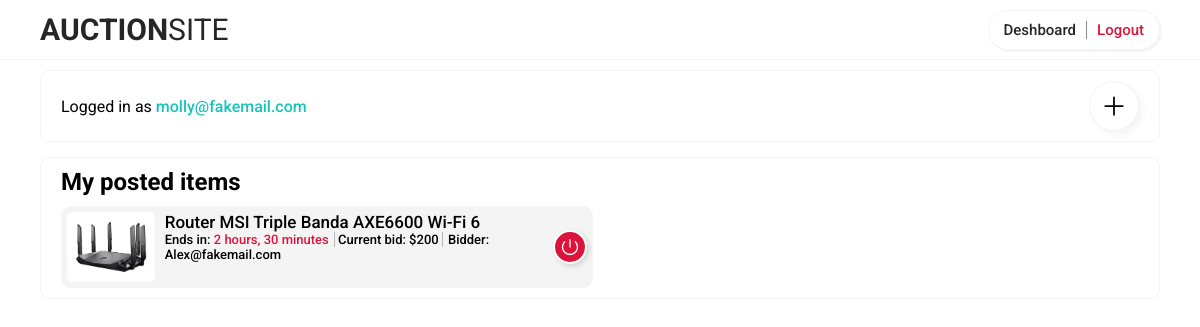
/user/deshboard/1 (signed in), run on the app's committed database.
### user/models.py (models this page shows, shortened)
class User(AbstractBaseUser):
    email = models.EmailField(max_length=255, unique=True)
    username = models.CharField(max_length=255, null=True)
    is_active = models.BooleanField(default=True)
    is_admin = models.BooleanField(default=False)
    objects = MyUserManager()
    USERNAME_FIELD = 'email'
    REQUIRED_FIELDS = ['username']
    def __str__(self):
        return self.email

### app/models.py (models this page shows, shortened)
class Item(models.Model):
  owner = models.ForeignKey(User, on_delete=models.CASCADE, null=True, blank=True)
  name = models.CharField(max_length=255)
  description = models.CharField(max_length=1000, null=True)
  photo = models.ImageField(upload_to='item/', null=True)
  created_at = models.DateTimeField(default=timezone.now, blank=True)
  end_at = models.DateTimeField(default=timezone.now, null=True, blank=True)
  bid = models.IntegerField(default=0)
  last_bidder = models.ForeignKey(User, on_delete=models.SET_NULL, null=True, blank=True, related_name='bidder')

### user/views.py (the view)
# urls.py: path('deshboard/<int:id>', views.deshboard, name='deshboard'),
@login_required
def deshboard(request, id):
    items = Item.objects.filter(owner=int(request.user.id))
    context = {
        'title': 'Deshboard',
        'items': items
    }
    return render(request, 'user/deshboard.html', context)

### user/templates/user/deshboard.html (shortened to what this page needs)
{% extends 'app/base.html' %}
{% load static %}
{% block content %}
<link rel="stylesheet" href="{% static 'css/deshboard.css' %}">
<div class="deshboard">
	<div class="user-info">
		<p>Logged in as <span class="highlight"> {{user.email}} </span></p>
		<div class="add-auction">
			<svg xmlns="http://www.w3.org/2000/svg" viewBox="0 0 24 24" fill="currentColor" class="w-10 h-10">
				<path fill-rule="evenodd" d="M12 3.75a.75.75 0 01.75.75v6.75h6.75a.75.75 0 010 1.5h-6.75v6.75a.75.75 0 01-1.5 0v-6.75H4.5a.75.75 0 010-1.5h6.75V4.5a.75.75 0 01.75-.75z" clip-rule="evenodd" />
			</svg>
		</div>
	</div>
	<div class="my-posted-item">
		<h2>My posted items</h2>
		<div class="posted-items">
			{% for item in items %}
				<div class="posted-item">
					<div class="item-container">
						<img src="../../../{{item.photo}}" alt="item">
						<div>
							<h3>{{item.name}}</h3>
							<p class="ends-in">
								Ends in: <span style="color:crimson; padding-right: 5px; border-right: 1px solid #b8b8b8;"> {{item.end_at|timeuntil}}</span>
								Current bid: ${{item.bid}}
								<span  style="padding-left: 5px; border-left: 1px solid #b8b8b8;">Bidder: {{item.last_bidder}}</span>
							</p>
						</div>
					</div>
					<button id="{{item.id}}">
					</button>
				</div>
			{% endfor %}
		</div>
	</div>
</div>
{% endblock content %}

### static/css/base.css (style rules this page uses)
* { margin: 0px; padding: 0px; box-sizing: border-box; font-family: 'Roboto'; }
body { margin: 0px; display: flex; flex-direction: column; align-items: center; min-height: 100vh; }
body * { margin: 0px; padding: 0px; box-sizing: border-box; font-family: "Roboto", sans-serif; }

### static/css/deshboard.css (style rules this page uses)
.deshboard { width: 100%; max-width: 1540px; margin: auto; margin-top: 60px; padding: 10px 40px; height: fit-content; min-height: 100vh; }
.deshboard .user-info { border: 1px solid #f4f4f4; border-radius: 10px; width: 100%; display: flex; justify-content: space-between; align-items: center; padding: 10px 20px; margin-bottom: 15px; }
.deshboard .add-auction { width: 50px; height: 50px; padding: 10px; background-color: #fff; border: 1px solid #f4f4f4; border-radius: 100px; box-shadow: 4px 4px 6px #f4f4f4; cursor: pointer; }
.deshboard .highlight { color: #18c4b9; font-weight: 500; }
.deshboard .my-posted-item { border: 1px solid #f4f4f4; border-radius: 10px; width: 100%; padding: 10px 20px; }
.deshboard .my-posted-item h2 { margin-bottom: 10px; }
.deshboard .my-posted-item h3 { font-weight: 500; font-size: 17px; }
.deshboard .posted-items { display: grid; grid-template-columns: 1fr 1fr; gap: 15px; }
.deshboard .posted-item { display: flex; align-items: flex-start; justify-content: space-between; background-color: #f4f4f4; border-radius: 10px; border: 1px solid #f4f4f4; overflow: hidden; padding: 5px; gap: 15px; }
.deshboard .posted-item img { height: 70px; border-radius: 5px; }
.deshboard .ends-in { font-size: 13px; font-weight: 500; }
.deshboard .posted-item button { align-self: center; padding: 5px; color: #fff; background-color: crimson; border: 2px solid white; border-radius: 30px; display: flex; align-items: center; box-shadow: 2px 2px 5px #d1d1d1; cursor: pointer; }
.deshboard .posted-items .item-container { display: flex; gap: 10px; }

### data on the page
User: email "molly@fakemail.com"
Item: photo (picture), name "Router MSI Triple Banda AXE6600 Wi-Fi 6", end_at "2 hours, 30 minutes", bid "200", last_bidder "Alex@fakemail.com"
